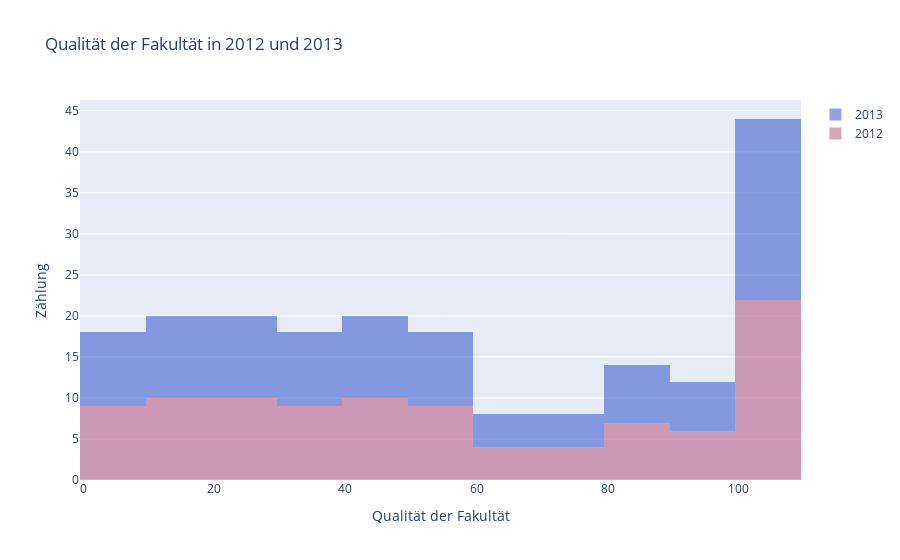

Source (notebook cell):
### Markdown cell above
### Histogramm

Schauen wir uns das Histogramm des Studierenden-Personal-Verhältnisses in den Jahren 2011 und 2012 an.

Trace1 = erstes Histogramm
x = x-Achse
y = y-Achse
Opazität = Opazität des Histogramms
name = Name der Legende
marker = Farbe des Histogramms
Trace2 = zweites Histogramm
Layout = Layout
barmode = Modus der Histogramm-ähnlichen Überlagerung. Sie können es auch mit dem Stapel ändern

### Code cell
# prepare data
x2012 = cwurData.quality_of_faculty[cwurData.year == 2012]
x2013 = cwurData.quality_of_faculty[cwurData.year == 2013]

trace1 = go.Histogram(
    x=x2013,
    opacity=0.75,
    name = "2012",
    marker=dict(color='rgba(171, 50, 96, 0.6)'))
trace2 = go.Histogram(
    x=x2013,
    opacity=0.75,
    name = "2013",
    marker=dict(color='rgba(12, 50, 196, 0.6)'))

data = [trace1, trace2]
layout = go.Layout(barmode='stack',
                   title= 'Qualität der Fakultät in 2012 und 2013',
                   xaxis=dict(title='Qualität der Fakultät'),
                   yaxis=dict( title='Zählung'),
)
fig = go.Figure(data=data, layout=layout)
iplot(fig)

### Figure 1 — Plotly figure (JSON) as saved in the notebook; plotly's stock layout.template omitted (floating-point values rounded to 4 significant figures)
{"data": [{"marker": {"color": "rgba(171, 50, 96, 0.6)"}, "name": "2012", "opacity": 0.75, "type": "histogram", "x": [1, 4, 10, 2, 5, 9, 6, 3, 8, 13, 7, 25, 18, 32, 14, 12, 21, 11, 16, 19, 15, 22, 33, 20, 46, 24, 35, 101, 34, 49, 41, 101, 23, 60, 44, 26, 28, 52, 56, 101, 38, 42, 48, 87, 45, 29, 59, 84, 17, 101, 27, 86, 94, 88, 98, 30, 54, 95, 53, 47, 101, 31, 101, 57, 39, 36, 92, 63, 101, 101, 101, 76, 73, 82, 101, 101, 67, 90, 55, 50, 40, 101, 85, 101, 101, 101, 101, 101, 68, 51, 71, 101, 101, 97, 101, 43, 101, 81, 72, 101]}, {"marker": {"color": "rgba(12, 50, 196, 0.6)"}, "name": "2013", "opacity": 0.75, "type": "histogram", "x": [1, 4, 10, 2, 5, 9, 6, 3, 8, 13, 7, 25, 18, 32, 14, 12, 21, 11, 16, 19, 15, 22, 33, 20, 46, 24, 35, 101, 34, 49, 41, 101, 23, 60, 44, 26, 28, 52, 56, 101, 38, 42, 48, 87, 45, 29, 59, 84, 17, 101, 27, 86, 94, 88, 98, 30, 54, 95, 53, 47, 101, 31, 101, 57, 39, 36, 92, 63, 101, 101, 101, 76, 73, 82, 101, 101, 67, 90, 55, 50, 40, 101, 85, 101, 101, 101, 101, 101, 68, 51, 71, 101, 101, 97, 101, 43, 101, 81, 72, 101]}], "layout": {"barmode": "stack", "title": {"text": "Qualität der Fakultät in 2012 und 2013"}, "xaxis": {"title": {"text": "Qualität der Fakultät"}}, "yaxis": {"title": {"text": "Zählung"}}}}
